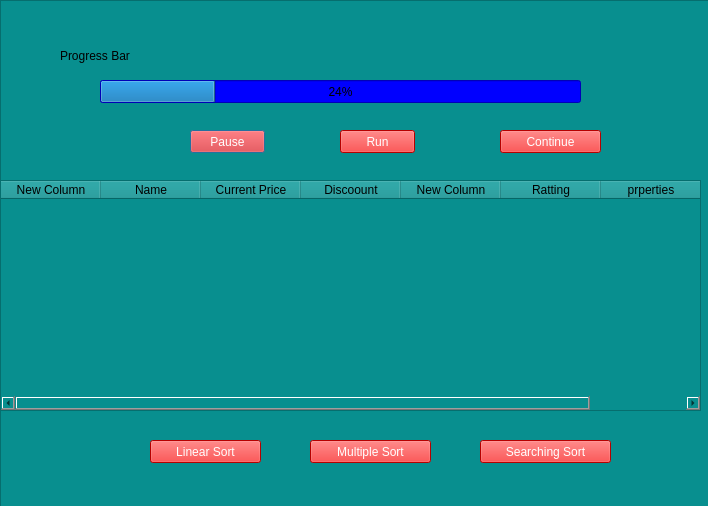
<?xml version="1.0" encoding="UTF-8"?>
<ui version="4.0">
 <class>Dialog</class>
 <widget class="QDialog" name="Dialog">
  <property name="geometry">
   <rect>
    <x>0</x>
    <y>0</y>
    <width>708</width>
    <height>506</height>
   </rect>
  </property>
  <property name="windowTitle">
   <string>Dialog</string>
  </property>
  <widget class="QFrame" name="frame">
   <property name="geometry">
    <rect>
     <x>0</x>
     <y>0</y>
     <width>711</width>
     <height>511</height>
    </rect>
   </property>
   <property name="styleSheet">
    <string notr="true">background-color: rgb(8, 143, 143);</string>
   </property>
   <property name="frameShape">
    <enum>QFrame::StyledPanel</enum>
   </property>
   <property name="frameShadow">
    <enum>QFrame::Raised</enum>
   </property>
   <widget class="QLabel" name="label">
    <property name="geometry">
     <rect>
      <x>60</x>
      <y>40</y>
      <width>131</width>
      <height>31</height>
     </rect>
    </property>
    <property name="styleSheet">
     <string notr="true">font: 75 italic 14pt &quot;Arial&quot;;</string>
    </property>
    <property name="text">
     <string>Progress Bar</string>
    </property>
   </widget>
   <widget class="QProgressBar" name="progressBar">
    <property name="geometry">
     <rect>
      <x>100</x>
      <y>80</y>
      <width>481</width>
      <height>23</height>
     </rect>
    </property>
    <property name="styleSheet">
     <string notr="true">color: rgb(0, 0, 0);
font: 75 italic 12pt &quot;Arial&quot;;
background-color: rgb(0, 0, 255);</string>
    </property>
    <property name="value">
     <number>24</number>
    </property>
   </widget>
   <widget class="QPushButton" name="pushButton">
    <property name="geometry">
     <rect>
      <x>190</x>
      <y>130</y>
      <width>75</width>
      <height>23</height>
     </rect>
    </property>
    <property name="styleSheet">
     <string notr="true">font: 75 italic 12pt &quot;Arial&quot;;
color: rgb(255, 255, 255);
background-color: rgb(255, 0, 0);</string>
    </property>
    <property name="text">
     <string>Pause</string>
    </property>
   </widget>
   <widget class="QPushButton" name="pushButton_2">
    <property name="geometry">
     <rect>
      <x>340</x>
      <y>130</y>
      <width>75</width>
      <height>23</height>
     </rect>
    </property>
    <property name="styleSheet">
     <string notr="true">color: rgb(255, 255, 255);
background-color: rgb(255, 0, 0);
font: 75 italic 12pt &quot;Arial&quot;;</string>
    </property>
    <property name="text">
     <string>Run</string>
    </property>
   </widget>
   <widget class="QPushButton" name="pushButton_3">
    <property name="geometry">
     <rect>
      <x>500</x>
      <y>130</y>
      <width>101</width>
      <height>23</height>
     </rect>
    </property>
    <property name="styleSheet">
     <string notr="true">font: 75 italic 12pt &quot;Arial&quot;;
color: rgb(255, 255, 255);
background-color: rgb(255, 0, 0);</string>
    </property>
    <property name="text">
     <string>Continue</string>
    </property>
   </widget>
   <widget class="QPushButton" name="pushButton_4">
    <property name="geometry">
     <rect>
      <x>150</x>
      <y>440</y>
      <width>111</width>
      <height>23</height>
     </rect>
    </property>
    <property name="styleSheet">
     <string notr="true">color: rgb(255, 255, 255);
background-color: rgb(255, 0, 0);
font: 75 italic 12pt &quot;Arial&quot;;</string>
    </property>
    <property name="text">
     <string>Linear Sort</string>
    </property>
   </widget>
   <widget class="QPushButton" name="pushButton_5">
    <property name="geometry">
     <rect>
      <x>310</x>
      <y>440</y>
      <width>121</width>
      <height>23</height>
     </rect>
    </property>
    <property name="styleSheet">
     <string notr="true">color: rgb(255, 255, 255);
background-color: rgb(255, 0, 0);
font: 75 italic 12pt &quot;Arial&quot;;</string>
    </property>
    <property name="text">
     <string>Multiple Sort</string>
    </property>
   </widget>
   <widget class="QPushButton" name="pushButton_6">
    <property name="geometry">
     <rect>
      <x>480</x>
      <y>440</y>
      <width>131</width>
      <height>23</height>
     </rect>
    </property>
    <property name="styleSheet">
     <string notr="true">color: rgb(255, 255, 255);
background-color: rgb(255, 0, 0);
font: 75 italic 12pt &quot;Arial&quot;;</string>
    </property>
    <property name="text">
     <string>Searching Sort</string>
    </property>
   </widget>
   <widget class="QTableWidget" name="tableWidget">
    <property name="geometry">
     <rect>
      <x>0</x>
      <y>180</y>
      <width>701</width>
      <height>231</height>
     </rect>
    </property>
    <column>
     <property name="text">
      <string>New Column</string>
     </property>
    </column>
    <column>
     <property name="text">
      <string>Name</string>
     </property>
    </column>
    <column>
     <property name="text">
      <string>Current Price</string>
     </property>
    </column>
    <column>
     <property name="text">
      <string>Discoount</string>
     </property>
    </column>
    <column>
     <property name="text">
      <string>New Column</string>
     </property>
    </column>
    <column>
     <property name="text">
      <string>Ratting</string>
     </property>
    </column>
    <column>
     <property name="text">
      <string>prperties</string>
     </property>
    </column>
   </widget>
  </widget>
 </widget>
 <resources/>
 <connections/>
</ui>
